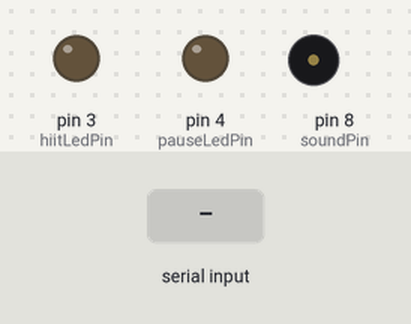
This sketch was run on a simulated Arduino Uno, built with avr-gcc and run on an emulated ATmega328P. On the bench: output pins drawn as LEDs (lit = HIGH), buzzer (waves = sounding). The test bench sets the inputs (shaded band).

Above: at 1.2 s.
1.3 s: "90,45,200\n" received over Serial
At 2.8 s:
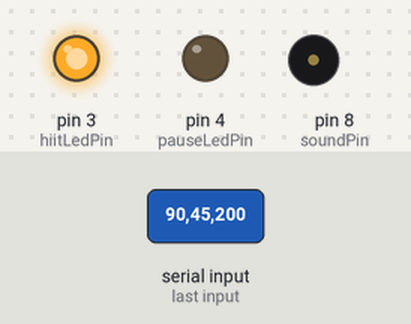
At 27.8 s:
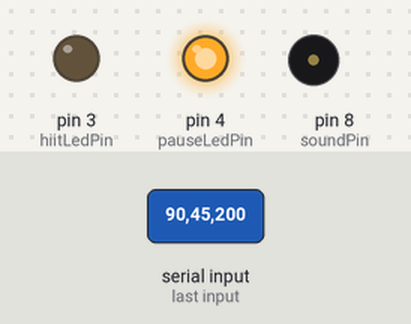
Timing chart, 0 to 28.4 s (numbered marks = the images above; inputs shaded):
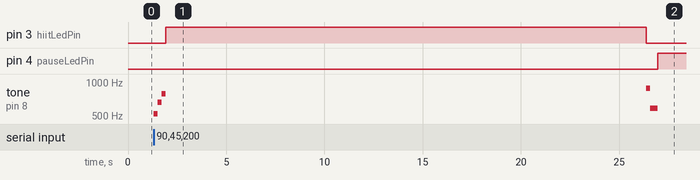

Measured:
- after the input at 1.3 s, pin 3 (hiitLedPin): LOW → HIGH after 0.61 s, → LOW 24.5 s later; pin 4 (pauseLedPin): LOW → HIGH after 25.7 s; tone on pin 8 (soundPin): plays 523 Hz for 0.20 s, 659 Hz for 0.20 s, 784 Hz for 0.20 s, 880 Hz for 0.20 s, 587 Hz for 0.40 s, starting at once

The sketch:

hiit_arduino.ino
```cpp
const int hiitLedPin = 3;
const int pauseLedPin = 4;
const int soundPin = 8;

void startActiveLight(int active_time) {
  digitalWrite(hiitLedPin, HIGH);
  delay(active_time);
  digitalWrite(hiitLedPin, LOW);
}

void startPauseLight(int pause_time) {
  digitalWrite(pauseLedPin, HIGH);
  delay(pause_time);
  digitalWrite(pauseLedPin, LOW);
}

void startTune() {
  int melody[] = {523, 659, 784};
  int duration[] = {200, 200, 200};

  for (int i = 0; i < 3; i++) {
    tone(soundPin, melody[i]);
    delay(duration[i]);
  }
  noTone(soundPin);
}

void pauseTune() {
  int melody[] = {880, 587};
  int duration[] = {200, 400};

  for (int i = 0; i < 2; i++) {
    tone(soundPin, melody[i]);
    delay(duration[i]);
  }
  noTone(soundPin);
}

void setup() {
  Serial.begin(9600);

  pinMode(hiitLedPin, OUTPUT);
  pinMode(pauseLedPin, OUTPUT);
  pinMode(soundPin, OUTPUT);
}

void loop() {
  if (Serial.available() > 0) {
    String data = Serial.readStringUntil('\n');
    int active_time, pause_time, rounds;

    if (sscanf(data.c_str(), "%d,%d,%d", &active_time, &pause_time, &rounds) == 3) {

      active_time *= 1000; // time is received in seconds and need to be in ms
      pause_time *= 1000;

      for (int i = 0; i < rounds; i++) {
        startTune();
        startActiveLight(active_time);
        pauseTune();
        startPauseLight(pause_time);
      }
    }
  }
}
```
